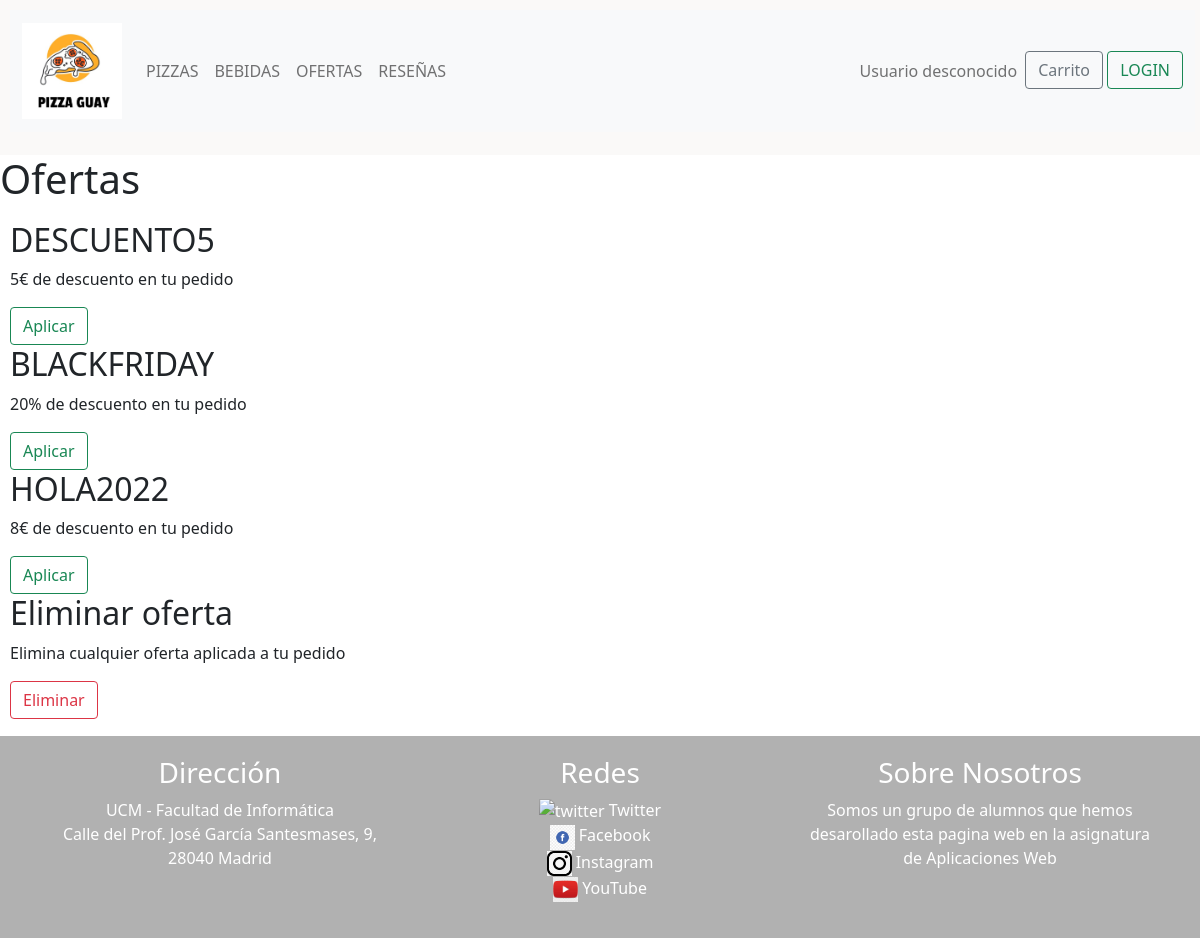
Screenshot of /ofertas.php with the database file from the repository.
### tables this page shows
CREATE TABLE `ofertas` (
  `ID_Oferta` int(11) NOT NULL,
  `Codigo` varchar(30) NOT NULL,
  `Tipo` int(11) NOT NULL,
  `Descuento` varchar(30) NOT NULL,
  `Info` varchar(50) NOT NULL
);

### includes/src/Ofertas.php (called while the page is built, shortened)
<?php
class Ofertas{
    private $codigo;
    private $info;
    public function __construct($codigo, $tipo, $descuento, $info){
        $this->codigo = $codigo;
        $this->info = $info;
    }
    public static function getOfertas(){
        $app = Aplicacion::getInstancia();
        $conn = $app->conexionBd();
        $query = "SELECT * FROM ofertas";
        $resultado = $conn->query($query);
        return $resultado;
    }
    public static function muestraOfertas(){
        $ofertas = self::getOfertas();
        $arrayOfertas = array();
        if(mysqli_num_rows($ofertas)>0){
            $i=0;
            while($row = mysqli_fetch_assoc($ofertas)){
                $codigo = $row['Codigo'];
                $tipo = $row['Tipo'];
                $descuento = $row['Descuento'];
                $info = $row['Info'];
                $of = new Ofertas($codigo, $tipo, $descuento, $info);
                $arrayOfertas[$i] = $of;
                $i++;
            }
        }
        return $arrayOfertas;
    }
    public function get_codigo(){
        return $this->codigo;
    }
    public function get_info(){
        return $this->info;
    }
}

### includes/src/formularioOfertas.php (the view, shortened to what this page needs)
<?php
require_once __DIR__.'/Ofertas.php';
class FormularioOfertas extends Form{
    public function ofertas(){
        $ofertas = Ofertas::muestraOfertas();
        $ofertaString="";
        $i=1;
        foreach ($ofertas as $val){
            $tipo=$val->get_tipo();
            $codigo=$val->get_codigo();
            $info=$val->get_info();
            if($tipo != 3){
                $ofertaString = $ofertaString . '<form id="form" name="form" method="post" autocomplete="off">';
                $ofertaString = $ofertaString . '<h2>' . $codigo . '</h2>';
                $ofertaString = $ofertaString . '<p>' . $info . '</p>';
                $ofertaString = $ofertaString . '<input class="btn btn-outline-success" name="'.$i.'" type="submit" id="'.$i.'"value="Aplicar"/>';
                $ofertaString = $ofertaString . '</form>';
            }else{
                $ofertaString = $ofertaString . '<form id="form" name="form" method="post" autocomplete="off">';
                $ofertaString = $ofertaString . '<h2>Eliminar oferta</h2>';
                $ofertaString = $ofertaString . '<p>' . $info . '</p>';
                $ofertaString = $ofertaString . '<input class="btn btn-outline-danger" name="'.$i.'" type="submit" id="'.$i.'"value="Eliminar"/>';
                $ofertaString = $ofertaString . '</form>';
            }
            $i++;
        }
        return $ofertaString;
    }
}

### css/estilo.css (style rules this page uses)
body { background-color: #CDCDCD; }
body { font-family: 'Rubik', sans-serif; color:crimson; font-size: 16px; }

### rows the page displays
ofertas: Codigo "DESCUENTO5", Info "5€ de descuento en tu pedido"
ofertas: Codigo "BLACKFRIDAY", Info "20% de descuento en tu pedido"
ofertas: Codigo "HOLA2022", Info "8€ de descuento en tu pedido"
ofertas: Info "Elimina cualquier oferta aplicada a tu pedido"

### other values shown
$tituloPagina "Ofertas"
